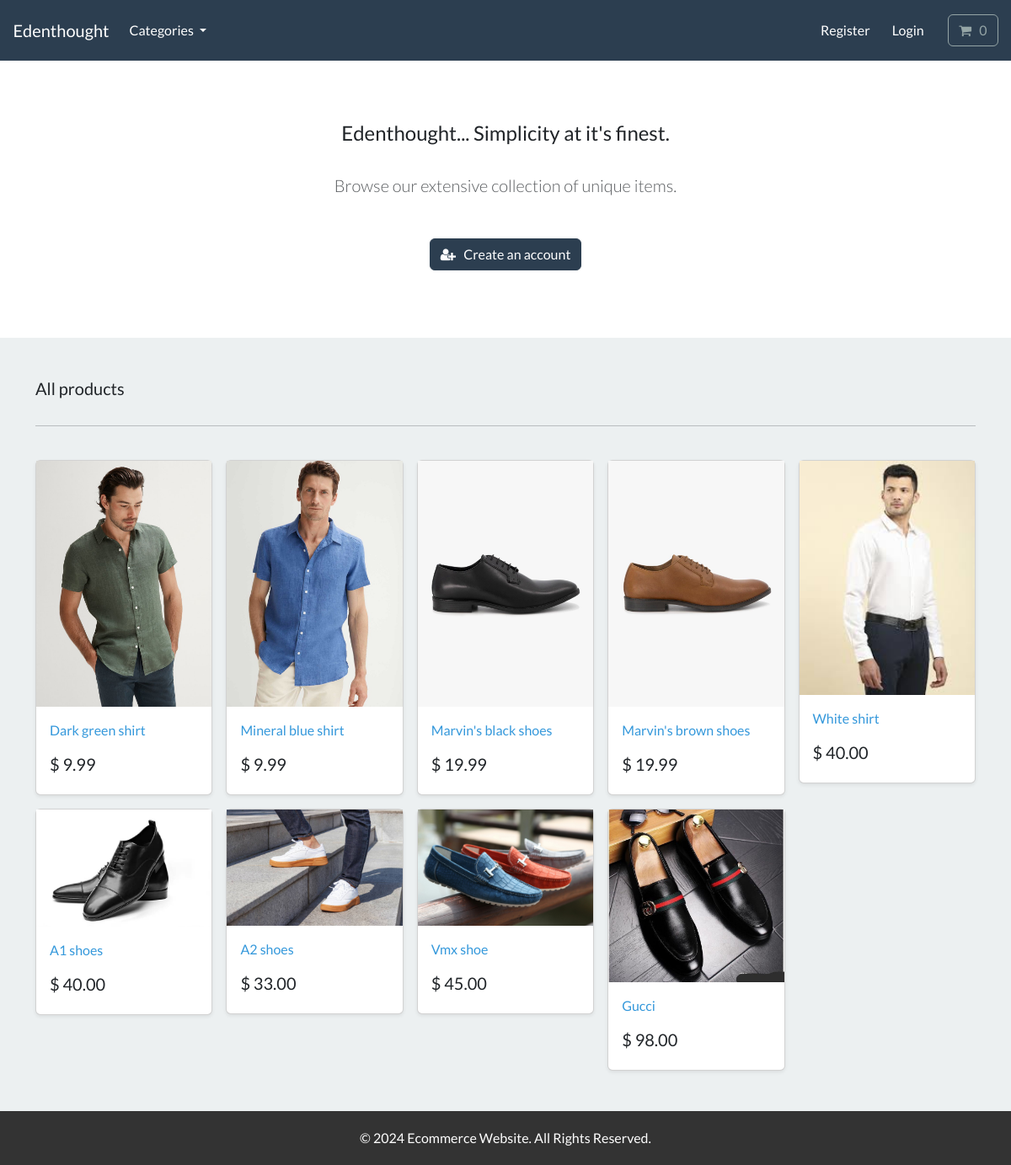
The page / on the database its author committed.
### store/models.py (models this page shows, shortened)
class Product(models.Model):
    category = models.ForeignKey(Category, related_name='product', on_delete=models.CASCADE, null=True)
    title = models.CharField(max_length=250)
    brand = models.CharField(max_length=250, default='un-branded')
    description = models.TextField(blank=True)
    slug = models.SlugField(max_length=255)
    price = models.DecimalField(max_digits=4, decimal_places=2)
    image = models.ImageField(upload_to='images/')
    class Meta:
        verbose_name_plural = 'products'
    def get_absolute_url(self):
        return reverse('product-info', args=[self.slug])

### store/views.py (the view)
# urls.py: path('', include('store.urls')),
def store(request):
    all_products = Product.objects.all()
    context = {'my_products':all_products}
    return render(request, 'store/store.html', context)

### cart/cart.py (called while the page is built)
    def __len__(self):
        return sum(item['qty'] for item in self.cart.values())

### cart/context_processors.py (called while the page is built)
def cart(request):
    return {'cart': Cart(request)}

### store/models.py (called while the page is built)
    def get_absolute_url(self):
        return reverse('list-category', args=[self.slug])

### store/views.py (called while the page is built)
def categories(request):
    all_categories = Category.objects.all()
    return {'all_categories': all_categories}

### store/templates/store/store.html
{% extends "./base.html" %}
{% load static %}
{% block content %}
    <section class="py-4 text-center container">
        <div class="row py-lg-5">
            <div class="col-lg-6 col-md-8 mx-auto">
                <h4> Edenthought... Simplicity at it's finest. </h4>
                <br>
                <p class="lead text-muted">
                Browse our extensive collection of unique items.
                </p>
                <br>
                <a href="{% url 'register' %}" class="btn btn-primary my-2"> <i class="fa fa-user-plus" aria-hidden="true"></i> &nbsp; Create an account </a>
            </div>
        </div>
    </section>
       <div class="album py-5 bg-light">
        <div class="container">
          <div class="pb-3 h5"> All products </div>
          <hr>
          <br>
          <div class="row row-cols-1 row-cols-sm-2 row-cols-md-5 g-3">
            {% for product in my_products %}
              <div class="col">
                <div class="card shadow-sm">
                  <img class="img-fluid" alt="Responsive image" src="{{product.image.url}}">
                  <div class="card-body">
                    <p class="card-text">
                      <a class="text-info text-decoration-none" href="{{product.get_absolute_url}}"> {{ product.title | capfirst }} </a>
                    </p>
                    <div class="d-flex justify-content-between align-items-center">
                      <h5> $ {{ product.price }} </h5>
                    </div>
                  </div>
                </div>
              </div>
            {% endfor %}
          </div>
        </div>
      </div>
{% endblock %}

### store/templates/store/base.html (shortened to what this page needs)
{% load static %}
<!DOCTYPE html>
<html>
    <head>
        <link rel="stylesheet" href="https://bootswatch.com/5/flatly/bootstrap.min.css">
        <link rel="stylesheet" href="https://cdnjs.cloudflare.com/ajax/libs/font-awesome/4.7.0/css/font-awesome.min.css">
        <link rel="stylesheet" href="{% static 'css/styles.css' %}">
    </head>
    <nav class="navbar navbar-expand-lg bg-primary justify-content-center">
        <a class="navbar-brand main-heading text-white" href="{% url 'store' %}">
        &nbsp; &nbsp; Edenthought
        </a>
        <div class="collapse navbar-collapse" id="navbarCollapse">
            <ul class="navbar-nav me-auto mb-2 mb-md-0">
                <li class="nav-item dropdown">
                    <a class="nav-link dropdown-toggle text-white" href="#" id="navbarDropdown" role="button"
                    data-bs-toggle="dropdown" aria-expanded="false">
                        Categories
                    </a>
                </li>
            </ul>
        </div>
        <div class="collapse navbar-collapse text-center" id="navbarNavDropdown">
            <ul class="navbar-nav ms-auto">
                {% if user.is_authenticated %}
                    <li class="nav-item">
                        <a class="btn btn-alert navbar-btn text-white" type="button"  href="{% url 'dashboard' %}"> <i class="fa fa-home" aria-hidden="true"></i> &nbsp; Dashboard </a>
                    </li>
                    {% else %}
                    <li class="nav-item">
                        <a class="btn btn-alert navbar-btn text-white" type="button"  href="{% url 'register' %}"> Register </a>
                    </li>
                {% endif %}
                {% if user.is_authenticated %}
                    <li class="nav-item">
                        <a class="btn btn-alert navbar-btn text-white" type="button"  href="{% url 'user-logout' %}"> <i class="fa fa-sign-out" aria-hidden="true"></i> &nbsp; Logout </a>
                    </li>
                    {% else %}
                        <li class="nav-item">
                            <a class="btn btn-alert navbar-btn text-white" type="button"  href="{% url 'my-login' %}"> Login </a>
                        </li>
                {% endif %}
                <li class="nav-item">
                    <a type="button" role="button" href="{% url 'cart-summary' %}" class="btn btn-outline-secondary">
                        <i class="fa fa-shopping-cart" aria-hidden="true"> </i>
                        <div id="cart-qty" class="d-inline-flex">
                            {% with qty_amount=cart|length %}
                                {% if qty_amount > 0 %}
                                    {{ qty_amount }}
                                    {% else %}
                                        0
                                {% endif %}
                            {% endwith %}
                        </div>
                    </a>
                </li>
            </ul>
        </div>
    </nav>
    <body>
        {% block content %}
        {% endblock %}
        <footer>
            <p>&copy; 2024 Ecommerce Website. All Rights Reserved.</p>
        </footer>
    </body>
</html>

### rows shown on the page
Product: image (picture), title "Dark green shirt", price "9.99"
Product: image (picture), title "Mineral blue shirt", price "9.99"
Product: image (picture), title "Marvin's black shoes", price "19.99"
Product: image (picture), title "Marvin's brown shoes", price "19.99"
Product: image (picture), title "White shirt", price "40.00"
Product: image (picture), title "A1 shoes", price "40.00"
Product: image (picture), title "A2 shoes", price "33.00"
Product: image (picture), title "Vmx shoe", price "45.00"
Product: image (picture), title "Gucci", price "98.00"
